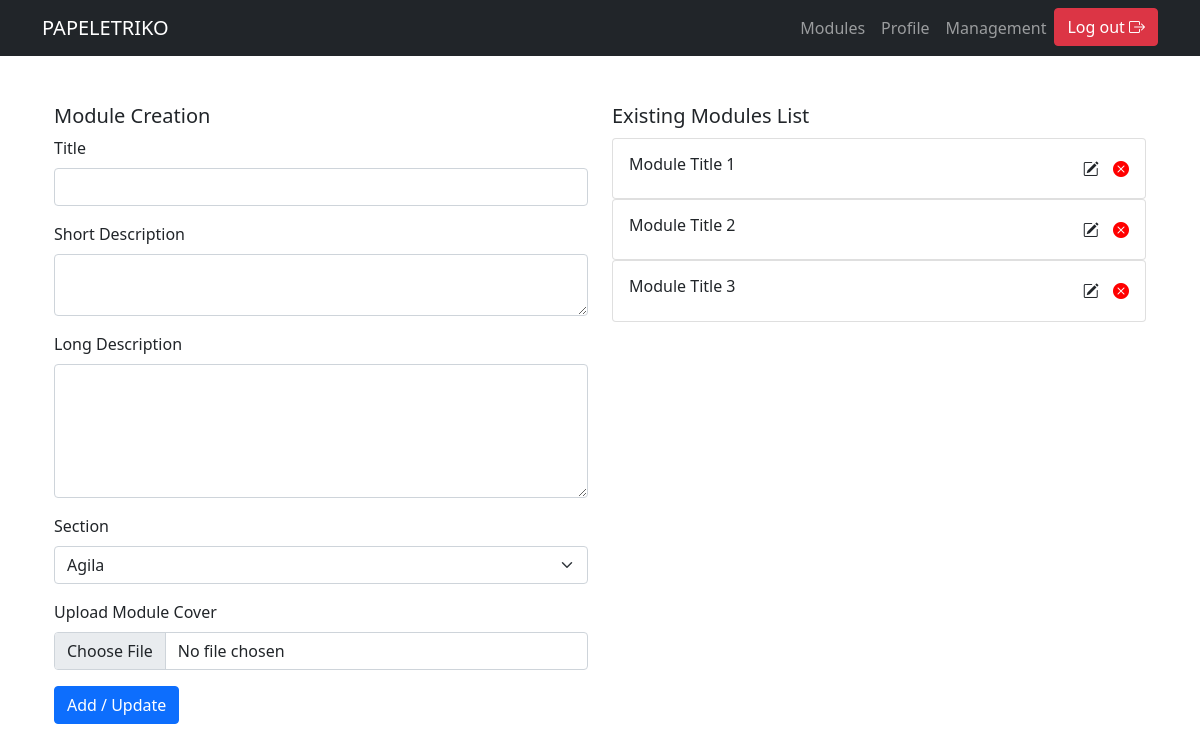
Page /?page=createModule (signed in) on the committed database.
### tables this page shows
CREATE TABLE `ci_modules_headers` (
  `ID` int(11) NOT NULL,
  `MODULE_TITLE` varchar(255) NOT NULL,
  `DESCRIPTION` varchar(255) NOT NULL,
  `LONG_DESCRIPTION` longtext NOT NULL,
  `SECTION` varchar(255) NOT NULL,
  `COVER_FILENAME` varchar(255) NOT NULL
);

### src/api/dbconn.php (called while the page is built, shortened)
<?php
$host = 'localhost';
$dbname = 'papeletriko';
$username = 'root';
$password = '';
try {
    $dbConn = new PDO("mysql:host=$host;dbname=$dbname;charset=utf8mb4", $username, $password);
    $dbConn->setAttribute(PDO::ATTR_ERRMODE, PDO::ERRMODE_EXCEPTION);
} catch (PDOException $e) {
    die("Database connection failed: " . $e->getMessage());
}
function runQuery($query, $params = [])
{
    global $dbConn;
    $stmt = $dbConn->prepare($query);
    $stmt->execute($params);
    return $stmt->fetchAll(PDO::FETCH_ASSOC);
}

### src/pages/create_module.php (the view, shortened to what this page needs)
<div class="container mt-5">
    <div class="row">
        <div class="col-md-6">
            <h5>Module Creation</h5>
            <form id="moduleDetailsForm" method="post" enctype="multipart/form-data">
                <div class="mb-3">
                    <label for="title" class="form-label">Title</label>
                    <input type="text" class="form-control" id="title" name="title" maxlength="51" required>
                </div>
                <div class="mb-3">
                    <label for="shortDescription" class="form-label">Short Description</label>
                    <textarea class="form-control" id="shortDescription" name="shortDescription" rows="2" maxlength="75" required></textarea>
                </div>
                <div class="mb-3">
                    <label for="longDescription" class="form-label">Long Description</label>
                    <textarea class="form-control" id="longDescription" name="longDescription" rows="5" required></textarea>
                </div>
                <div class="mb-3">
                    <label for="section" class="form-label">Section</label>
                    <select id="section" class="form-select">
                        <?php
                        $query = "SELECT `ID`, `SECTION_NAME` FROM `ci_section`";
                        $results = runQuery($query, $params);
                        if (!empty($results)) {
                            foreach ($results as $row) {
                                echo '<option value="' . $row['SECTION_NAME'] . '">' . $row['SECTION_NAME'] . '</option>';
                            }
                        } else {
                            echo '<option selected></option>';
                        }
                        ?>
                    </select>
                </div>
                <div class="mb-3">
                    <label for="fileInput" class="form-label">Upload Module Cover</label>
                    <input type="file" class="form-control" id="fileInput" name="fileInput">
                </div>
                <button type="submit" id="submitBtn" class="btn btn-primary">Add / Update</button>
            </form>
        </div>
        <div class="col-md-6">
            <h5>Existing Modules List</h5>
            <div style="margin-top: 10px;" class="accordion" id="modulesAccordion">
                <?php
                $query = "SELECT `ID`, `MODULE_TITLE`, `DESCRIPTION`, `LONG_DESCRIPTION`, `SECTION` FROM `ci_modules_headers`";
                $modules = runQuery($query, $params);
                foreach ($modules as $key => $module) {
                    $ID = $module['ID'];
                    $moduleTitle = $module['MODULE_TITLE'];
                ?>
                    <div class="card">
                        <div class="card-body" id="module<?= $key + 1 ?>Heading" data-bs-toggle="collapse" data-bs-target="#module<?= $key + 1 ?>Collapse" aria-expanded="true" aria-controls="module<?= $key + 1 ?>Collapse">
                            <div style="display: flex; justify-content:space-between; align-items:center">
                                <h6><?= $moduleTitle ?></h6>
                                <div>
                                    <i class="bi bi-pencil-square" style="cursor: pointer; margin-right:10px;" onclick="fetchModuleDetails(<?= $ID ?>)"></i>
                                    <i class="bi bi-x-circle-fill" style="color: red; cursor: pointer;" onclick="deleteModule(<?= $ID ?>)"></i>
                                </div>
                            </div>
                        </div>
                    </div>
                <?php
                }
                ?>
            </div>
        </div>
    </div>
</div>

### rows in the picture
ci_modules_headers: MODULE_TITLE "Module Title 1"
ci_modules_headers: MODULE_TITLE "Module Title 2"
ci_modules_headers: MODULE_TITLE "Module Title 3"

### other values in the picture
form field value "Agila"
